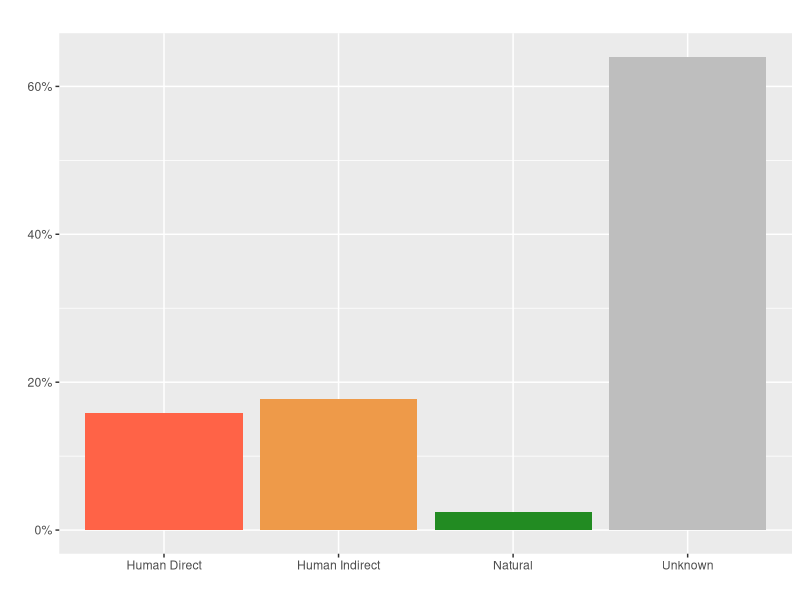
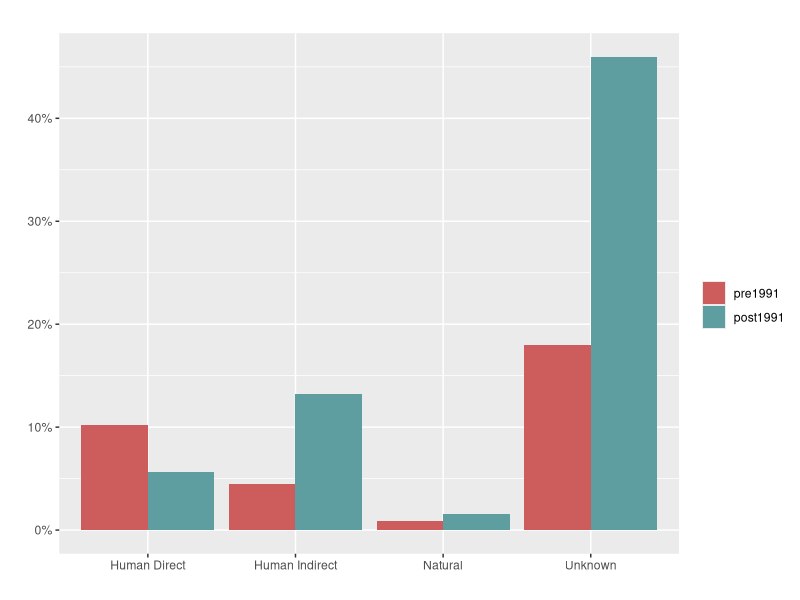
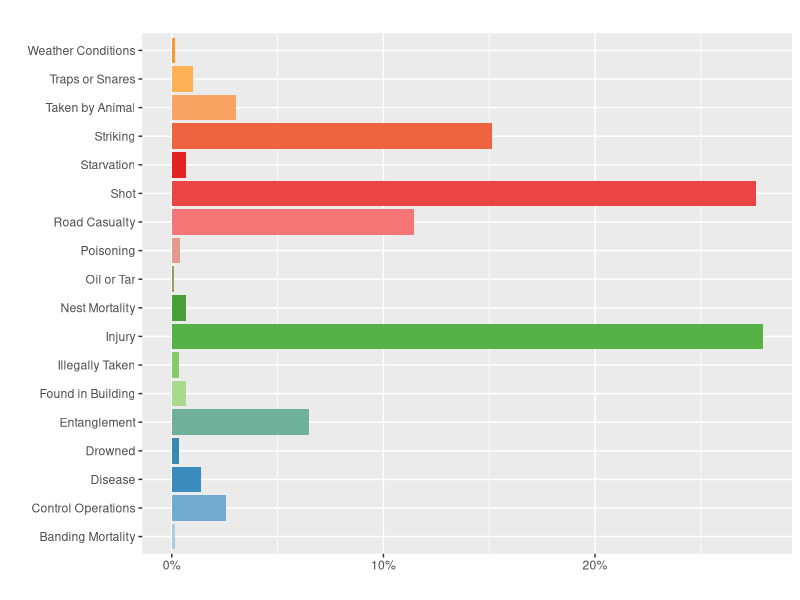
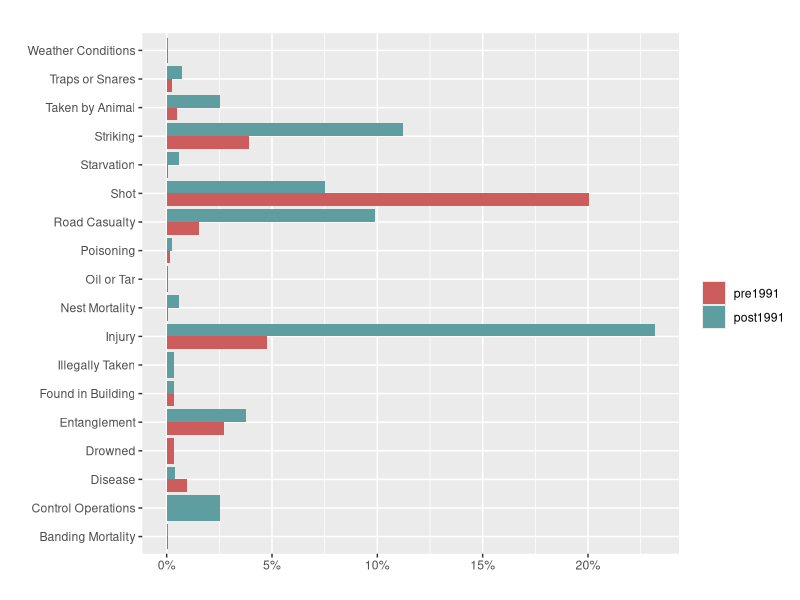
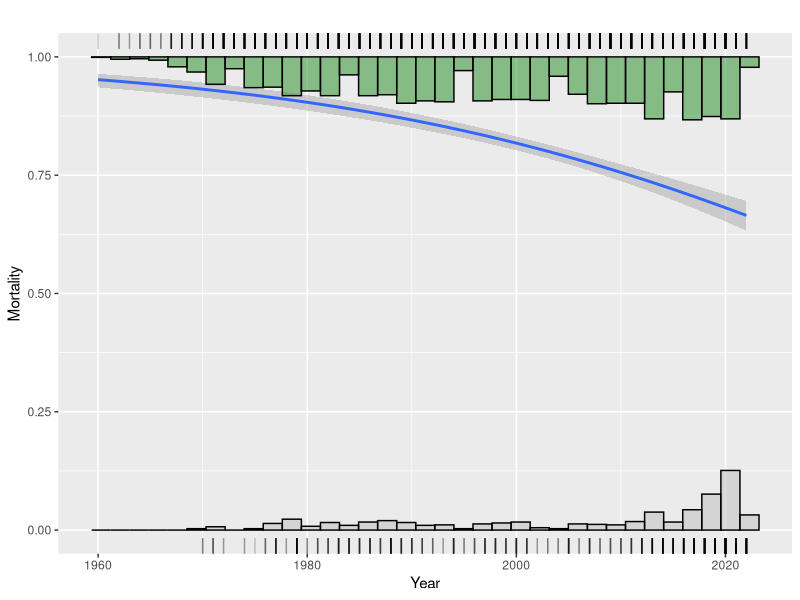
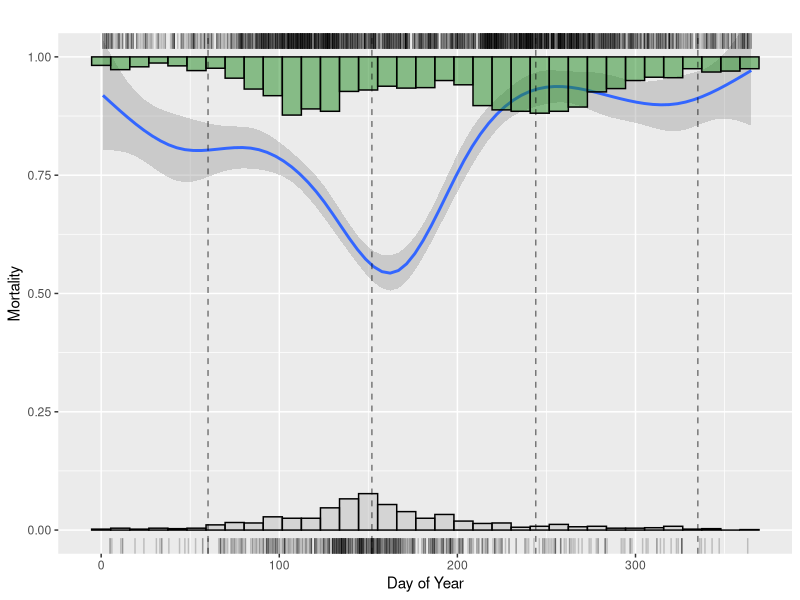
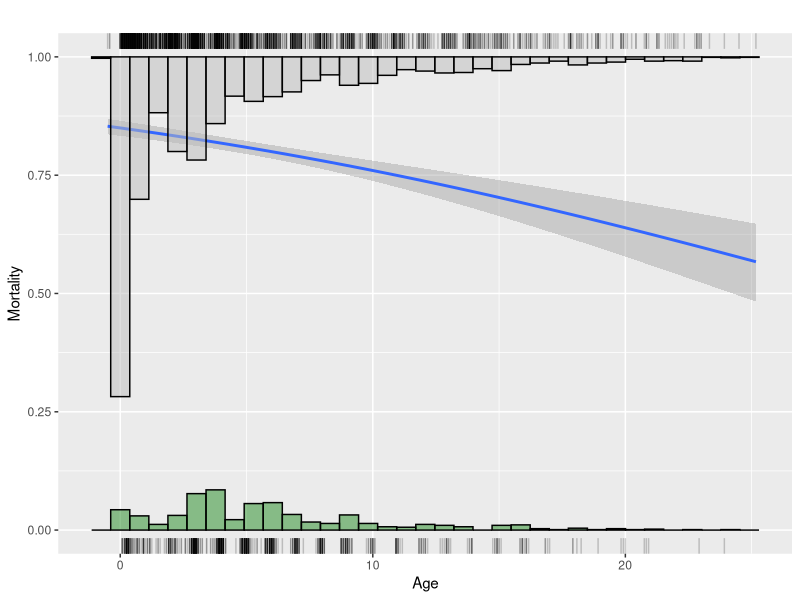

Reproduce these figures in R, in order.
dat <- read.csv('./data/BBL2022_Req_828_enc_3640_20230209_120001 (2).csv')

# clean the data set

#dim(dat)
uni_band_code <- unique(dat$band)
# length(uni_band_code)
band_ct <- table(dat$band)
dat_sub <- data.frame()
for (i in uni_band_code) {                        # loop through each band
  tmp <- subset(dat, band == i)                   # subset to just that band
  if (sum(tmp$event_type %in% c('B', 'E')) >= 2) { # make sure B & E present
    if (all(tmp$other_bands %in% "")) {           # make sure no other band codes
      banding_event <- subset(tmp, event_type == 'B') # pull banding row
      encounter_event <- subset(tmp, event_type == 'E') # pull encounter row
      # remove how obtained codes and age that should be excluded
      encounter_gd <- !(encounter_event$how_obtained_code %in% c(28, 50, 56, 97, 98)) & (encounter_event$min_age_at_enc > 0.15)
      encounter_event <- encounter_event[encounter_gd, ]
      if (nrow(encounter_event) > 0) {       # make sure there is still some encounters 
        tmp <- rbind(banding_event, tail(encounter_event, 1)) # create output
        dat_sub <- rbind(dat_sub, tmp)              # save output to big object
      }  
    }
  }
}

# dim(dat_sub)

#' dat_sub$how_obtained_code %in% c('')

# group how obtained codes
natural_codes <- c(2, 15, 17, 24, 30, 36, 61, 64, 7, 9, 20, 31, 34)
human_direct_codes <- c(1, 4, 91, 44)
human_indirect_codes <- c(10, 11, 12, 14, 21, 23, 26, 27, 39, 42, 54, 60, 62, 63, 
                          64, 25, 45)
unknown_codes <- c(0, 13, 57, 3)

# create column for how obtained codes
code_table <- data.frame(how_obtained_code = c(natural_codes, human_direct_codes, 
                                               human_indirect_codes, unknown_codes),
                         code = c(rep('natural', length(natural_codes)),
                                  rep('human_direct', length(human_direct_codes)),
                                  rep('human_indirect', length(human_indirect_codes)),
                                  rep('unknown', length(unknown_codes))))

# merge column and how obtained codes
dat_sub <- merge(dat_sub, code_table, all.x = TRUE)

# rename 
labels <- c(natural = "Natural", 
            human_direct = "Human Direct", 
            human_indirect = "Human Indirect", 
            unknown = "Unknown")

# Create bar plot
library(ggplot2)
library(tidyverse)
library(scales)

ggplot(subset(dat_sub, !is.na(code)), aes(y = after_stat(count)/sum(after_stat(count)), x = code, fill = code)) +
  geom_bar( ) +
  ggtitle(" ") +
  xlab(" ") +
  ylab(" ") +
  scale_y_continuous(labels = scales::percent_format()) +#_format()   with percents
  scale_x_discrete(labels = labels) +
  scale_fill_manual(values = c("tomato","tan2", "forestgreen", "grey")) +
  theme_grey() +
  theme(legend.position="none") 

# separate by year 1991
dat_sub$pre1991 <- ifelse(dat_sub$event_year < 1991, 'pre1991', 'post1991')
dat_sub$pre1991 <- factor(dat_sub$pre1991, levels = c('pre1991', 'post1991'))
levels(dat_sub$pre1991)

code_ct <- table(dat_sub$code)
code_ct_pre1991 <- table(dat_sub$code[dat_sub$event_year < 1991])
code_ct_post1991 <- table(dat_sub$code[dat_sub$event_year >= 1991]) 

# create bar plot for pre and post 1991
ggplot(subset(dat_sub, !is.na(code)), aes(x = code)) +
  geom_bar(aes (y = after_stat(count)/sum(after_stat(count)), fill = pre1991), 
           position='dodge') +
  ggtitle(" ") +
  xlab(" ") +
  ylab(" ") +
  scale_y_continuous(labels = percent_format()) +
  scale_x_discrete(labels = labels) +
  scale_fill_manual(values = c("indianred", "cadetblue")) +
  theme_grey() +
  labs(fill = " ") 


# create bar plot for known mortality causes

# create subset for codes
codes <- c(1, 2, 3, 4, 10, 12, 13, 15, 17, 21, 23, 24, 26, 27, 30, 39, 42, 44, 
           54, 57, 60, 61, 62, 63, 64, 7, 9, 11, 14, 20, 25, 31, 34, 45, 91)
dat_sub_subset <- dat_sub[dat_sub$how_obtained_code %in% codes, ]

# group codes
road_casualty <- c(45, 14, 60)
taken_by_animal <- c(34, 31, 7, 11, 9, 64, 12)
Poisoning <- c(25, 62)
Disease <- c(20, 61)
Striking <- c(42, 39, 54, 63, 54, 13, 27)
Entanglement <- c(57, 26)
control_operations <- 44
Exhaustion <- 36
nest_mortality <- c(30, 24)
oil_or_tar <- 23
found_in_building <- 21
Drowned <- 17
weather_conditions <- 15
banding_mortality <- 10
traps_or_snares <- 4
Injury <- 3
Starvation <- 2
Shot <- 1
illegally_taken <- 91

# create a new column, name it category, put it in the data frame
library(dplyr)
dat_sub_subset <- dat_sub_subset %>%
  mutate(category = case_when(
    how_obtained_code %in% road_casualty ~ "Road Casualty",
    how_obtained_code %in% taken_by_animal ~ "Taken by Animal",
    how_obtained_code %in% Poisoning ~ "Poisoning",
    how_obtained_code %in% Disease ~ "Disease",
    how_obtained_code %in% Striking ~ "Striking",
    how_obtained_code %in% Entanglement ~ "Entanglement",
    how_obtained_code %in% control_operations ~ "Control Operations",
    how_obtained_code %in% Exhaustion ~ "Exhaustion",
    how_obtained_code %in% nest_mortality ~ "Nest Mortality",
    how_obtained_code %in% oil_or_tar ~ "Oil or Tar",
    how_obtained_code %in% found_in_building ~ "Found in Building",
    how_obtained_code %in% Drowned ~ "Drowned",
    how_obtained_code %in% weather_conditions ~ "Weather Conditions",
    how_obtained_code %in% banding_mortality ~ "Banding Mortality",
    how_obtained_code %in% traps_or_snares ~ "Traps or Snares",
    how_obtained_code %in% Injury ~ "Injury",
    how_obtained_code %in% Starvation ~ "Starvation",
    how_obtained_code %in% Shot ~ "Shot",
    how_obtained_code %in% illegally_taken ~ "Illegally Taken",
    TRUE ~ "Other"
  ))

sort(table(dat_sub_subset$category), decreasing = TRUE)

# add color 
library(RColorBrewer)
nb.cols <- 19
mycolors <- colorRampPalette(brewer.pal(8, "Paired"))(nb.cols)
mycolors

# make the bar graph
# I cannot get this to sort properly

# class(dat_sub_subset$category)
# dat_sub_subset$category <- as.factor(dat_sub_subset$category)
 # dat_sub_subset$category <- factor(dat_sub_subset$category, 
                                 # levels = c('Oil or Tar', 'Weather Conditions', 'Banding Mortality', 'Illegally Taken', 'Drowned', 'Poisoning', 'Starvation', 'Nest Mortality', 'Found in Building', 'Traps or Snares', 'Disease', 'Control Operations', 'Taken by Animal', 'Entanglement', 'Road Casualty', 'Striking', 'Shot', 'Injury'))
                      

ggplot(data = dat_sub_subset) +
  geom_bar(mapping = aes(x = category, y = after_stat(count)/sum(after_stat(count)), fill = category)) +
  coord_flip() +
  ggtitle(" ") +
  xlab(" ") +
  ylab(" ") +
  scale_y_continuous(labels = percent_format()) +
  scale_fill_manual(values = mycolors) +
  theme_grey() +
  theme(legend.position="none") 

# separate by year 1991
dat_sub_subset$pre1991 <- ifelse(dat_sub_subset$event_year < 1991, 'pre1991', 'post1991')
dat_sub_subset$pre1991 <- factor(dat_sub_subset$pre1991, levels = c('pre1991', 'post1991'))
levels(dat_sub_subset$pre1991)

code_ct_sub <- table(dat_sub_subset$codes)
code_pre1991 <- table(dat_sub_subset$codes[dat_sub_subset$event_year < 1991])
code_post1991 <- table(dat_sub_subset$codes[dat_sub_subset$event_year >= 1991])

# make plot for pre and post
ggplot(subset(dat_sub_subset, !is.na(code)), aes(x = category)) +
  geom_bar(aes(y = (..count..)/sum(..count..), fill = pre1991), position='dodge') +
  coord_flip() +
  ggtitle(" ") +
  xlab(" ") +
  ylab(" ") +
  scale_y_continuous(labels = percent_format()) +
  scale_fill_manual(values = c("indianred", "cadetblue")) +
  theme_grey() +
  labs(fill = " ")


# assign alive 0 and dead 1 and create a new column
alive <- c(29, 33, 52, 53, 59, 66)
dead <- c(0, 1, 2, 3, 4, 10, 12, 13, 15, 17, 21, 23, 24, 26, 27, 30, 36, 39, 
          42, 44, 54, 57, 60, 61, 62, 63, 64, 91, 7, 9, 11, 14, 20, 25, 31, 34, 45)

mort_table <- data.frame(how_obtained_code = c(alive, dead),
                   mort = c(rep(0, length(alive)),
                             rep(1, length(dead))))

# merge column and how obtained codes
dat_sub <- merge(dat_sub, mort_table, all.x = TRUE, by = 'how_obtained_code')

# mortality and year
# create columns for dead or alive in relation to year
dat_sub <-
  dat_sub %>% 
  mutate(dead = ifelse(mort == 1, event_year, NA),
         alive = ifelse(mort == 0, event_year, NA))

mod <- glm(mort ~ event_year, data = dat_sub, family = 'binomial')
summary(mod)

ggplot(dat_sub, aes(x = event_year, y = mort)) +
  stat_smooth(method=glm, method.args=list(family="binomial"), se=TRUE) +
  geom_rug(aes(x = dead), sides = "t", alpha = 0.2) +
  geom_rug(aes(x = alive), sides = "b", alpha = 0.2) +
  geom_histogram(aes(x = alive, y = stat(count)/1000), bins = 35, na.rm = TRUE,
                 alpha = 0.5, color = "black", fill = "grey") +
  geom_histogram(aes(x = dead, y = -1*stat(count/1000)), bins = 35, na.rm = TRUE,
                 position = position_nudge(y = 1), alpha = 0.5, color = "black",
                 fill = "forestgreen") +
  xlab("Year") +
  ylab("Mortality") +
  ggtitle(" ") +
  coord_cartesian(ylim = c(0, 1)) + 
  theme_grey() 


# mortality and day of year
library(dplyr)
# number days 1-365, 1 being 1/1 
dat_sub <- dat_sub %>%
  mutate(day_of_year = as.numeric(format(as.Date(paste0("2022-", event_month, 
                                                        "-", event_day)), "%j")))

# create columns for dead or alive in relation to day of year
dat_sub <-
  dat_sub %>% 
  mutate(alive = ifelse(mort == 0, day_of_year, NA),
         dead     = ifelse(mort == 1, day_of_year, NA))

# plot mortality and day of year
ggplot(dat_sub, aes(x = day_of_year, y = mort)) +
  geom_smooth() +
  geom_rug(aes(x = dead), sides = "t", alpha = 0.2) +
  geom_rug(aes(x = alive), sides = "b", alpha = 0.2) +
  geom_histogram(aes(x = alive, y = stat(count)/1000), bins = 35, na.rm = TRUE, 
                 alpha = 0.5, color = "black", fill = "grey") +
  geom_histogram(aes(x = dead, y = -1*stat(count/1000)), bins = 35, na.rm = 
                   TRUE, position = position_nudge(y = 1), alpha = 0.5, color = 
                   "black", fill = "forestgreen") +
  xlab("Day of Year") +
  ylab("Mortality") +
  ggtitle(" ") +
  coord_cartesian(ylim = c(0, 1)) +
  geom_vline(xintercept = c(60, 152, 244, 335), linetype = "dashed", alpha = 0.5) + 
  theme_grey()


# mortality and age
# rerun for loop to include all birds regardless of age
dat_sub <- data.frame()
for (i in uni_band_code) {                        # loop through each band
  tmp <- subset(dat, band == i)                   # subset to just that band
  if (sum(tmp$event_type %in% c('B', 'E')) >= 2) { # make sure B & E present
    if (all(tmp$other_bands %in% "")) {           # make sure no other band codes
      banding_event <- subset(tmp, event_type == 'B') # pull banding row
      encounter_event <- subset(tmp, event_type == 'E') # pull encounter row
      # remove how obtained codes that should be excluded
      encounter_gd <- !(encounter_event$how_obtained_code %in% c(28, 50, 56, 97, 98))
      encounter_event <- encounter_event[encounter_gd, ]
      if (nrow(encounter_event) > 0) {       # make sure there is still some encounters 
        tmp <- rbind(banding_event, tail(encounter_event, 1)) # create output
        dat_sub <- rbind(dat_sub, tmp)              # save output to big object
      }  
    }
  }
}

# add mort
alive <- c(29, 33, 52, 53, 59, 66)
dead <- c(0, 1, 2, 3, 4, 10, 12, 13, 15, 17, 21, 23, 24, 26, 27, 30, 36, 39, 
          42, 44, 54, 57, 60, 61, 62, 63, 64, 91, 7, 9, 11, 14, 20, 25, 31, 34, 45)

mort_table <- data.frame(how_obtained_code = c(alive, dead),
                         mort = c(rep(0, length(alive)),
                                  rep(1, length(dead))))

dat_sub <- merge(dat_sub, mort_table, all.x = TRUE, by = 'how_obtained_code')

#
# fit a logistic regression? glm
m <- glm(mort ~ min_age_at_enc, family = binomial, data = dat_sub)
# 

# create columns for dead or alive in relation to age
dat_sub <-
  dat_sub %>% 
  mutate(dead = ifelse(mort == 1, min_age_at_enc, NA),
         alive     = ifelse(mort == 0, min_age_at_enc, NA)) 

# plot mortality and age
ggplot(dat_sub, aes(x = min_age_at_enc, y = mort)) +
  geom_smooth(method=glm, method.args=list(family="binomial"), se=TRUE) +
  geom_rug(aes(x = alive), sides = "b", alpha = 0.2) +
  geom_rug(aes(x = dead), sides = "t", alpha = 0.2) +
  geom_histogram(aes(x = alive, y = stat(count)/1000), bins = 35, na.rm = TRUE, alpha = 0.5, color = "black", fill = "forestgreen") +
  geom_histogram(aes(x = dead, y = -1*stat(count/1000)), bins = 35, na.rm = TRUE, position = position_nudge(y = 1), alpha = 0.5, color = "black", fill = "grey") +
  xlab("Age") +
  ylab("Mortality") +
  ggtitle(" ") +
  coord_cartesian(ylim = c(0, 1)) +
  theme_grey() 


